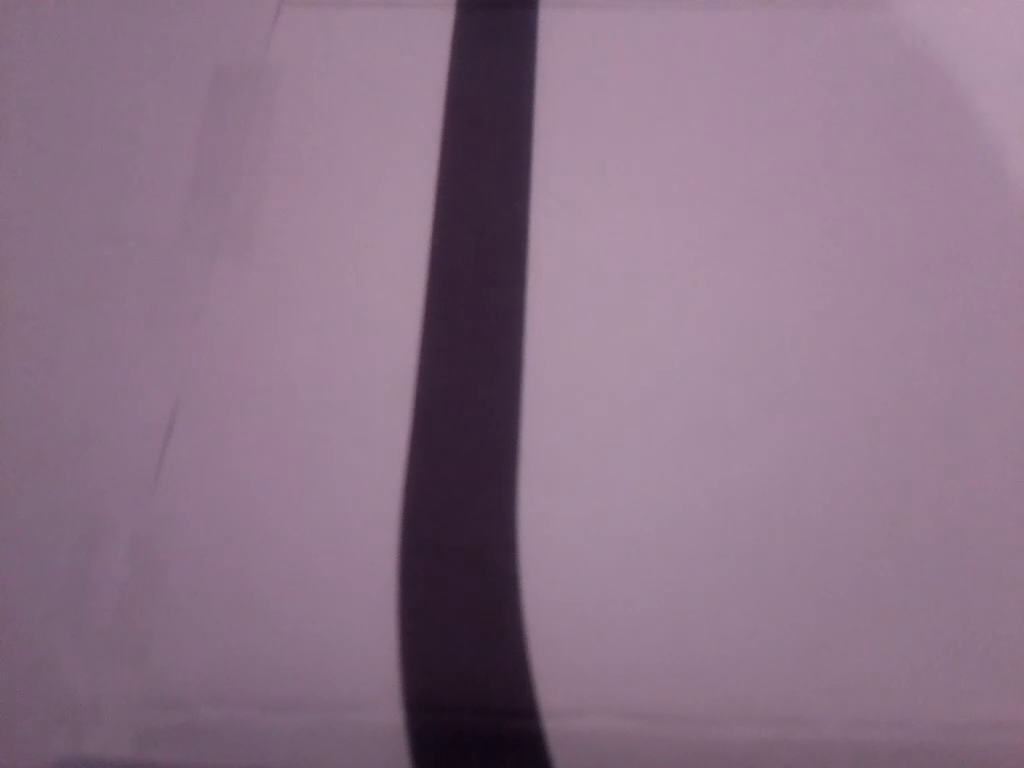
#> input picture frame 59 of vids/VideoCapture01.mp4, 1024 x 768 px, given in place of VideoCapture01-flipped.mp4, which was not available
$ python SKN.py
#> lines starting #> are read from the running program, lines starting #| are printed output that depends on the picture; after the words box and inside, x2 and y2 are one past the last pixel; in counts of white or black regions, pixels touching at a corner belong together; pictures that were not available may be replaced by others from this repository, and a replacement may not be noted
import cv2
import numpy as np

#Load the image in grayscale
cap = cv2.VideoCapture(r"C:/Users/giovi/Desktop/RoboCup/Sync2/newCode/vids/VideoCapture01-flipped.mp4")

while True:
    ret, frame = cap.read()
#> frame is the input picture: shape (768, 1024, 3); mean B, G, R 134.9, 114.4, 139.5

    #Threshold the image with threshold value 127
    low_b = np.uint8([179, 70, 255])
    high_b = np.uint8([0, 0, 0])
    img = cv2.inRange(frame, high_b, low_b)
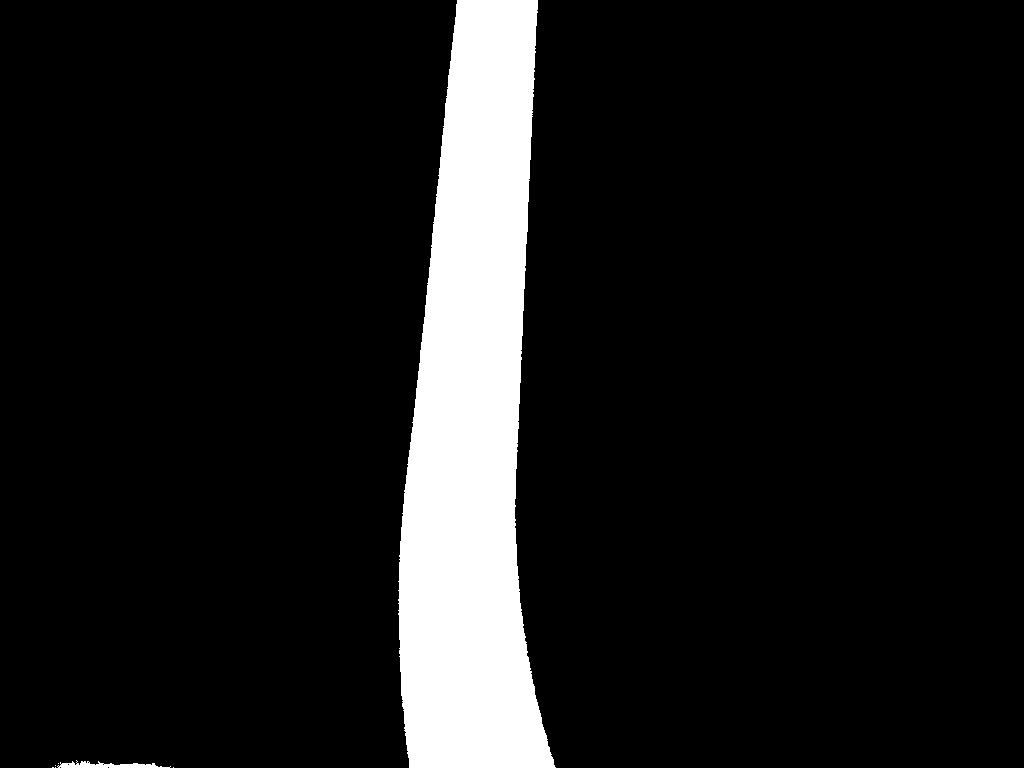
#> img: shape (768, 1024); 10.5% white; 7 white regions (5 under 20 px), largest, box (x1, y1, x2, y2) and area: (398, 0, 556, 768) 81809, (57, 760, 171, 768) 455

    # Step 1: Create an empty skeleton
    size = np.size(img)
#> size = 786432
    skel = np.zeros(img.shape, np.uint8)

    # Get a Cross Shaped Kernel
    element = cv2.getStructuringElement(cv2.MORPH_CROSS, (3,3))

    # Repeat steps 2-4
    while True:
        #Step 2: Open the image
        open = cv2.morphologyEx(img, cv2.MORPH_OPEN, element)
        #Step 3: Substract open from the original image
        temp = cv2.subtract(img, open)
        #Step 4: Erode the original image and refine the skeleton
        eroded = cv2.erode(img, element)
        skel = cv2.bitwise_or(skel,temp)
        img = eroded.copy()
        # Step 5: If there are no white pixels left ie.. the image has been completely eroded, quit the loop
        if cv2.countNonZero(img)==0:
            break
#> this loop made 74 passes
#> pass 1, `temp = cv2.subtract(img, open)`:
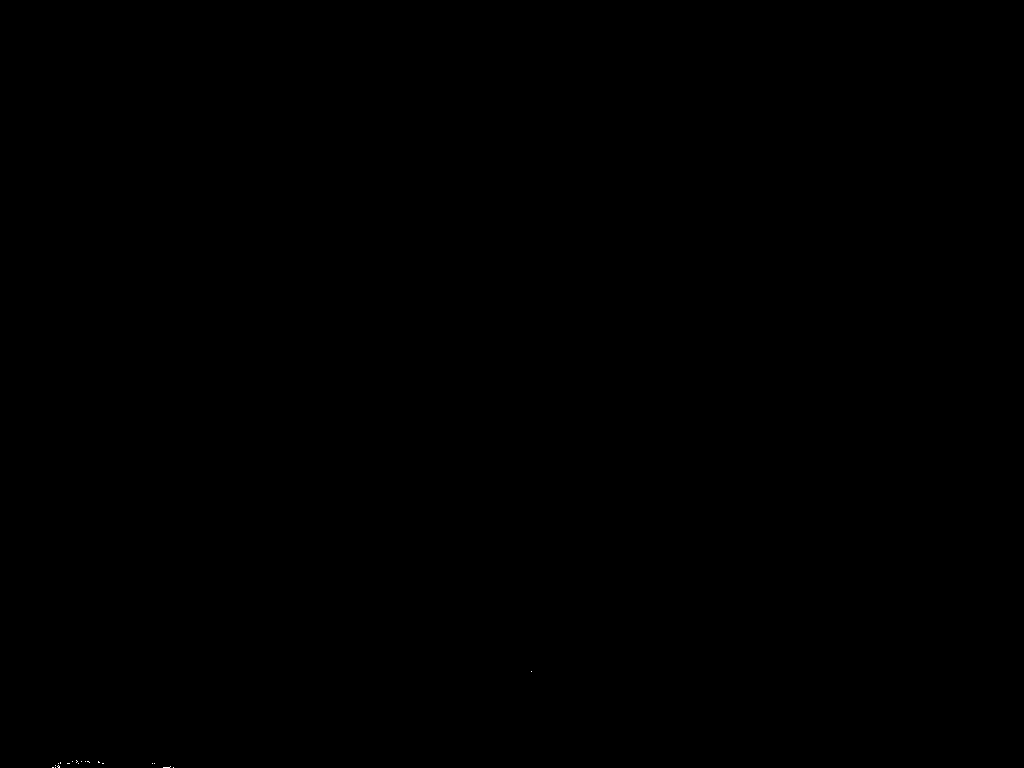
#> temp: shape (768, 1024); 0.01% white in thin lines or dots, all inside (x1, y1, x2, y2) = (52, 671, 532, 768)
#> pass 1, `eroded = cv2.erode(img, element)`:
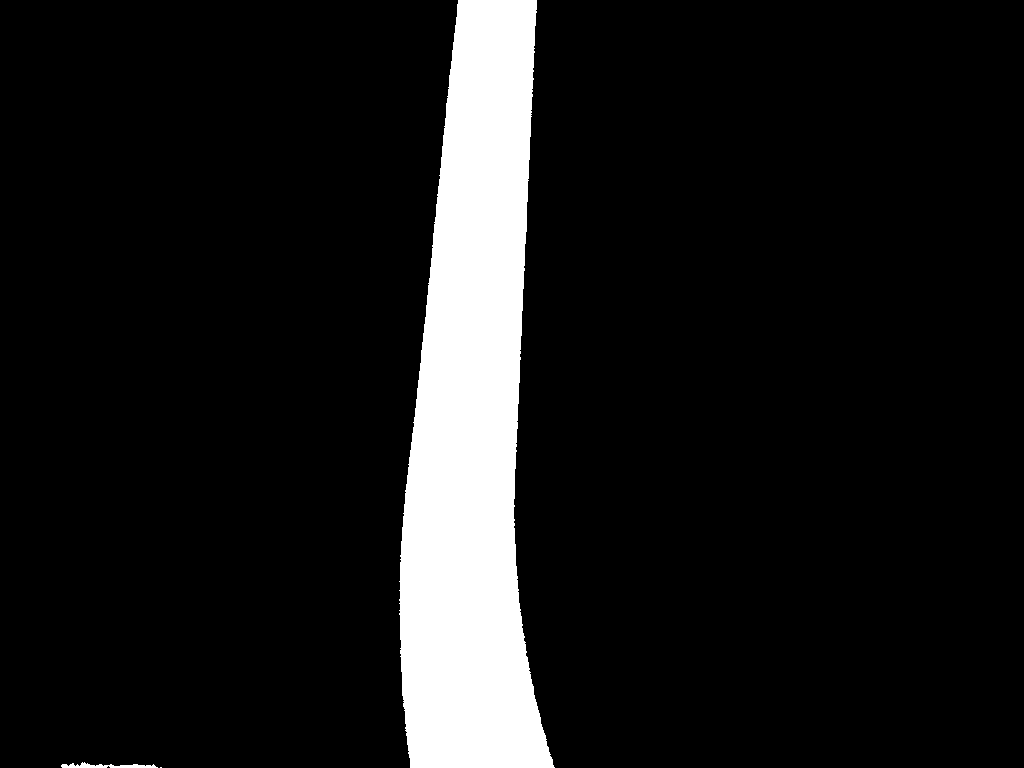
#> eroded: shape (768, 1024); 10.2% white; 3 white regions (1 under 20 px), largest, box (x1, y1, x2, y2) and area: (399, 0, 555, 768) 80272, (61, 762, 158, 768) 308
#> after the loop: img: shape (768, 1024); every value is 0
#> after the loop:
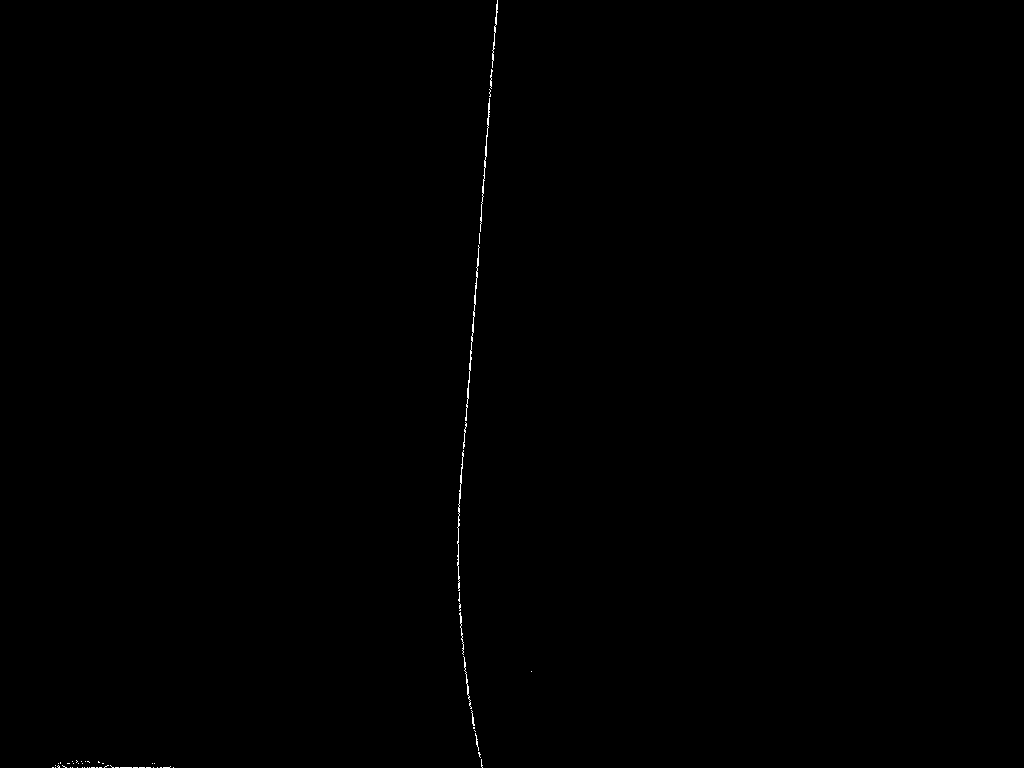
#> skel: shape (768, 1024); 0.15% white in thin lines or dots, all inside (x1, y1, x2, y2) = (52, 0, 532, 768)

    # Displaying the final skeleton
    cv2.imshow("Skeleton",skel)
    cv2.imshow("Vid", frame)
    cv2.waitKey(1)
    if cv2.waitKey(1) & 0xff == ord('q'):   # 1 is the time in ms
#> (key q is pressed here)
            break
cap.release()
cv2.destroyAllWindows()

$ run again, starting later in the video
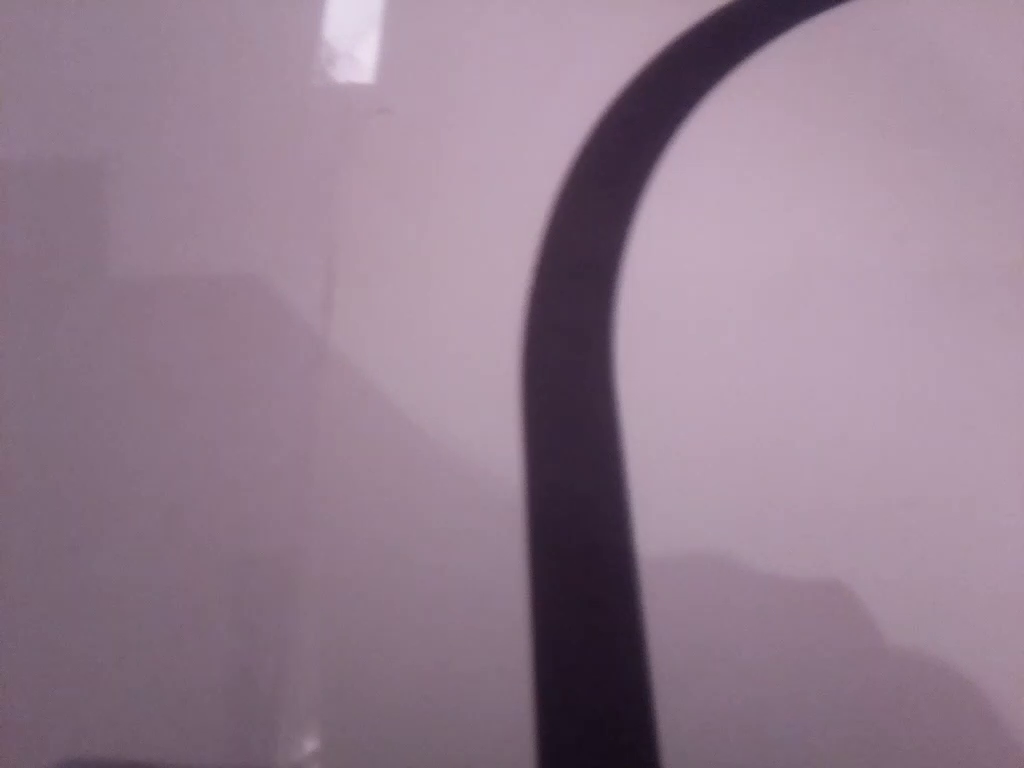
#> input picture frame 267 of vids/VideoCapture01.mp4, 1024 x 768 px, given in place of VideoCapture01-flipped.mp4, which was not available
#> frame is the input picture: shape (768, 1024, 3); mean B, G, R 142.6, 125.5, 147.5
#> `img = cv2.inRange(frame, high_b, low_b)`:
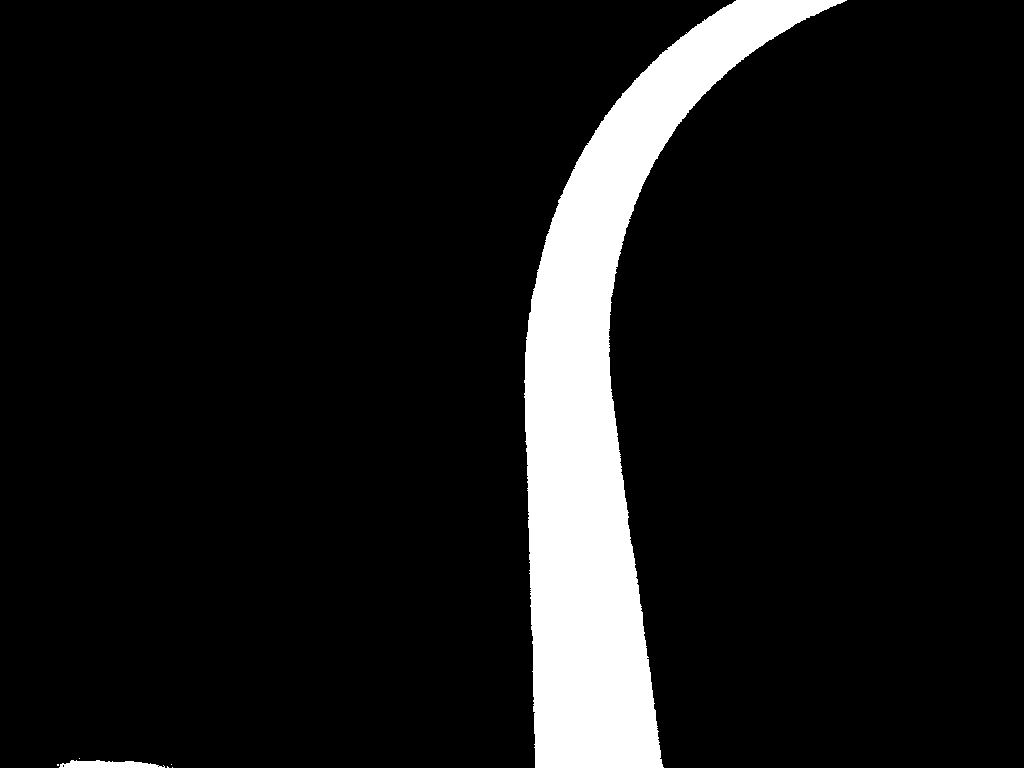
#> img: shape (768, 1024); 9.3% white; 7 white regions (5 under 20 px), largest, box (x1, y1, x2, y2) and area: (524, 0, 847, 768) 72816, (59, 760, 165, 768) 614
#> size = 786432
#> after the loop `while True:`:
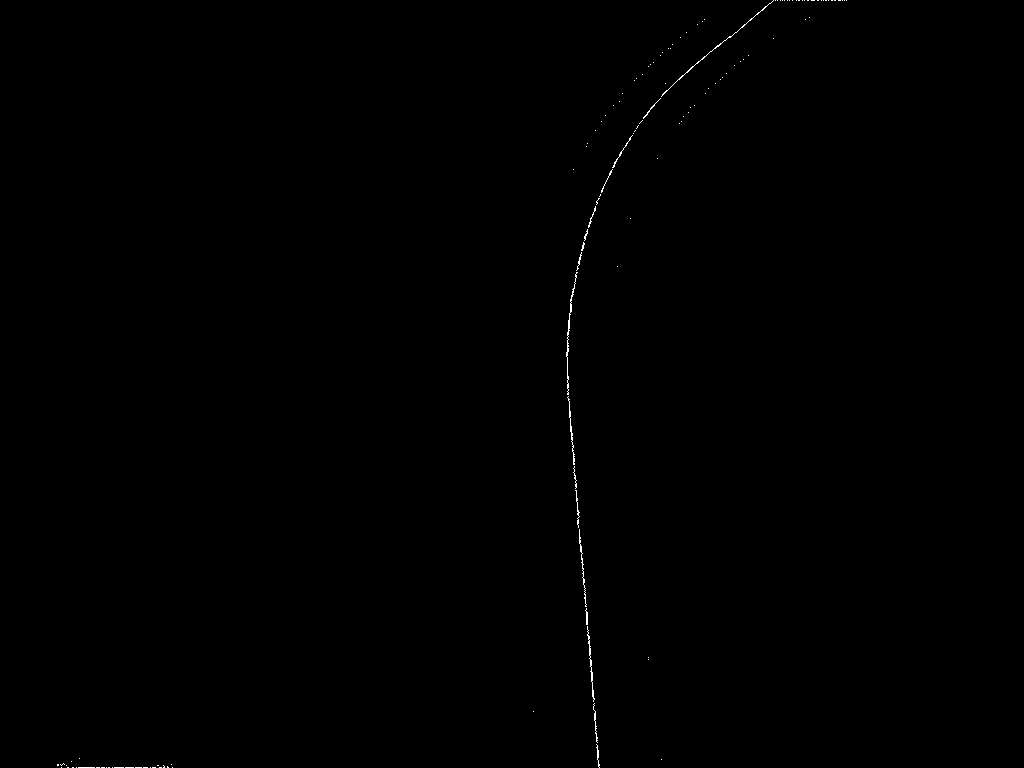
#> skel: shape (768, 1024); 0.16% white in thin lines or dots, all inside (x1, y1, x2, y2) = (57, 0, 847, 768)

$ run again, starting later in the video
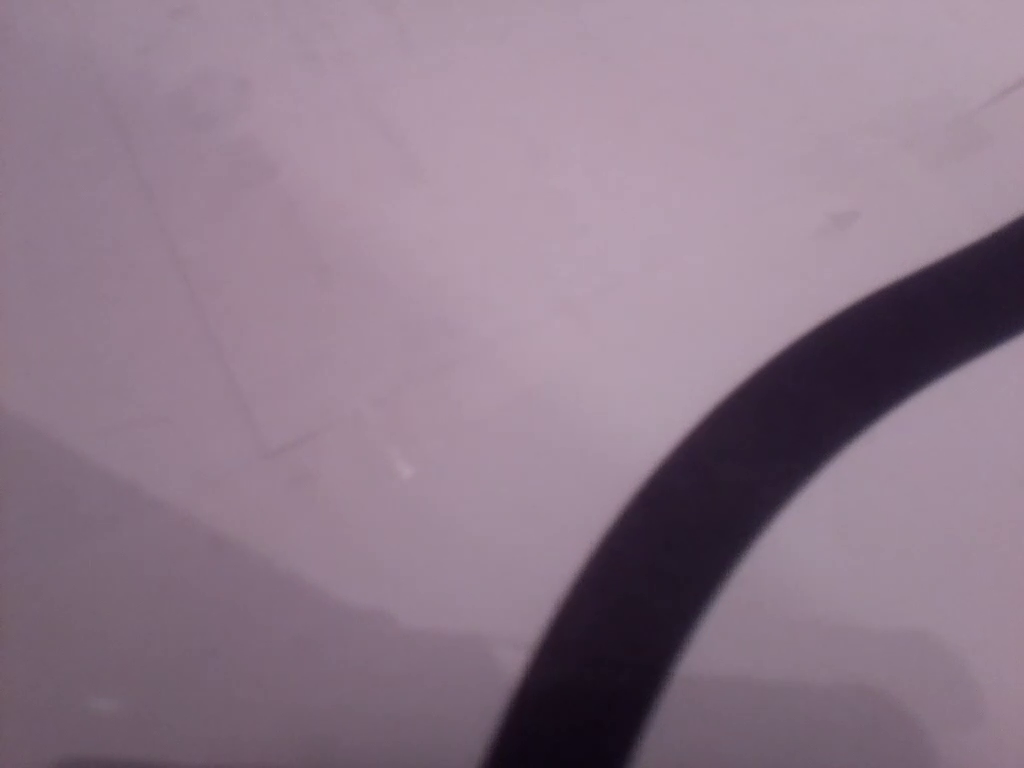
#> input picture frame 475 of vids/VideoCapture01.mp4, 1024 x 768 px, given in place of VideoCapture01-flipped.mp4, which was not available
#> frame is the input picture: shape (768, 1024, 3); mean B, G, R 138, 121.6, 141.9
#> `img = cv2.inRange(frame, high_b, low_b)`:
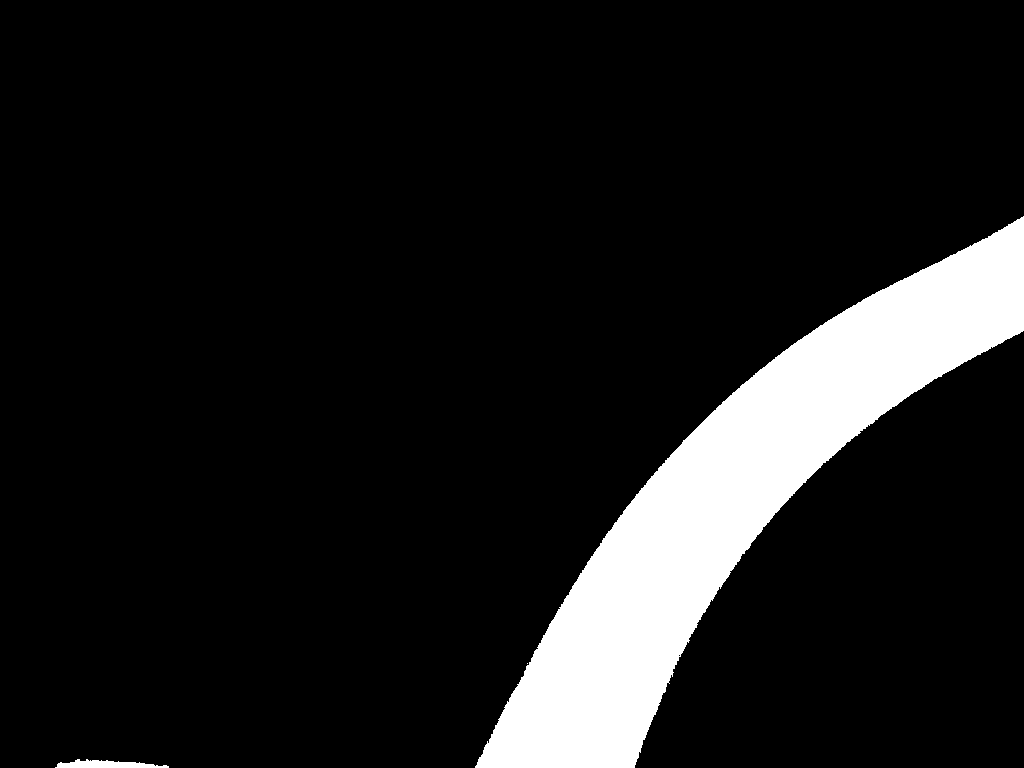
#> img: shape (768, 1024); 10.6% white; 3 white regions (1 under 20 px), largest, box (x1, y1, x2, y2) and area: (475, 216, 1024, 768) 82904, (55, 759, 169, 768) 647
#> size = 786432
#> after the loop `while True:`:
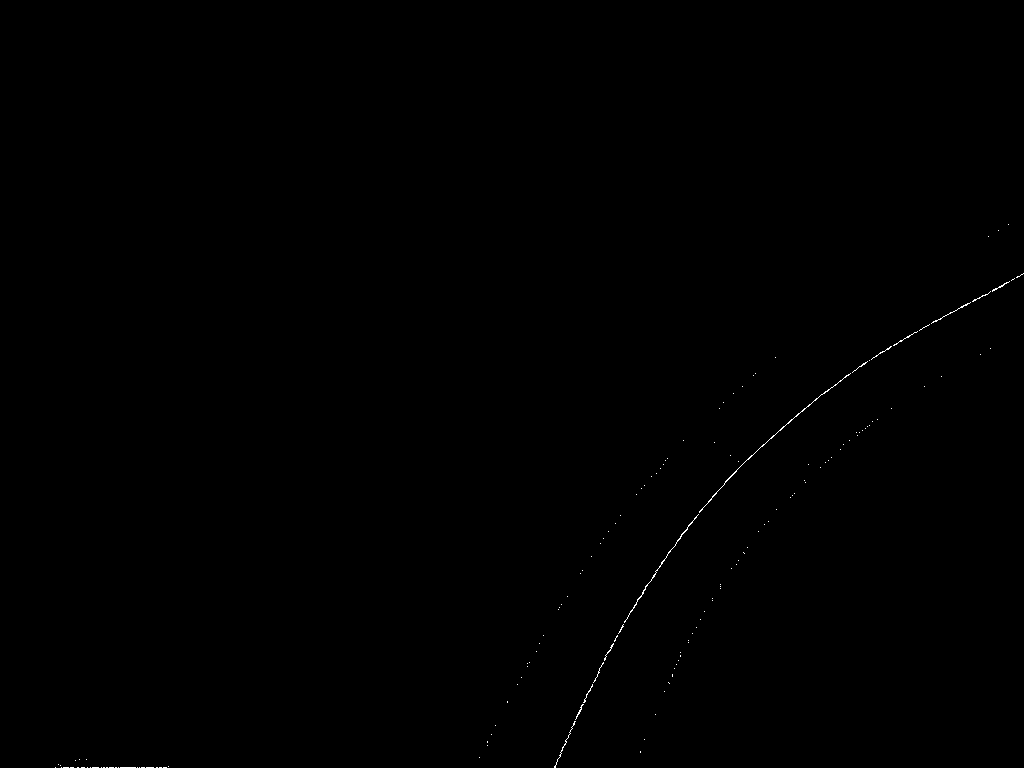
#> skel: shape (768, 1024); 0.12% white in thin lines or dots, all inside (x1, y1, x2, y2) = (55, 224, 1024, 768)
